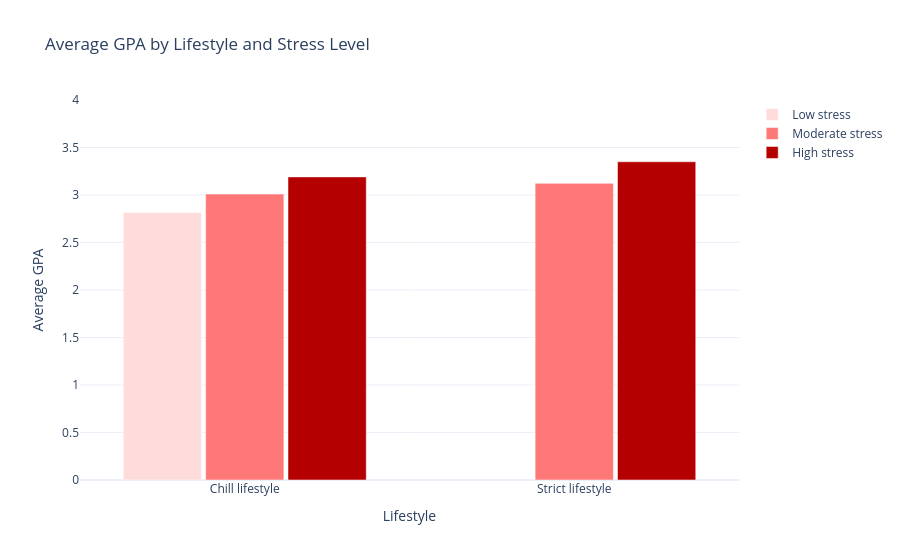

This figure's notebook cell:
### Code cell
import pandas as pd
import numpy as np
import plotly.graph_objects as go

# Create lifestyle variable
df["Lifestyle"] = np.where(
    (df["Study_Hours_Per_Day"] >= 7.5) &
    (df["Social_Hours_Per_Day"] <= 2.5),
    "Strict lifestyle",
    "Chill lifestyle"
)

# Calculate average GPA by lifestyle and stress level
plot_df = (
    df.groupby(["Lifestyle", "Stress_Level"])["GPA"]
      .mean()
      .unstack()
      .reset_index()
)

# Ensure consistent ordering
stress_order = ["Low", "Moderate", "High"]
plot_df = plot_df[["Lifestyle"] + stress_order]

# Create grouped bar chart
fig = go.Figure()

fig.add_trace(go.Bar(
    x=plot_df["Lifestyle"],
    y=plot_df["Low"],
    name="Low stress",
    marker_color="rgb(255,220,220)"  # light red
))

fig.add_trace(go.Bar(
    x=plot_df["Lifestyle"],
    y=plot_df["Moderate"],
    name="Moderate stress",
    marker_color="rgb(255,120,120)"  # medium red
))

fig.add_trace(go.Bar(
    x=plot_df["Lifestyle"],
    y=plot_df["High"],
    name="High stress",
    marker_color="rgb(180,0,0)"      # dark red
))

fig.update_layout(
    title="Average GPA by Lifestyle and Stress Level",
    xaxis_title="Lifestyle",
    yaxis_title="Average GPA",
    yaxis=dict(
        range=[0, 4]
    ),
    barmode="group",
    bargap=0.25,
    bargroupgap=0.05,
    height=500,
    template="plotly_white"
)

fig.show()

### Figure 1 — Plotly figure (JSON) as saved in the notebook; plotly's stock layout.template omitted (floating-point values rounded to 4 significant figures)
{"data": [{"marker": {"color": "rgb(255,220,220)"}, "name": "Low stress", "type": "bar", "x": ["Chill lifestyle", "Strict lifestyle"], "y": [2.817, NaN]}, {"marker": {"color": "rgb(255,120,120)"}, "name": "Moderate stress", "type": "bar", "x": ["Chill lifestyle", "Strict lifestyle"], "y": [3.01, 3.123]}, {"marker": {"color": "rgb(180,0,0)"}, "name": "High stress", "type": "bar", "x": ["Chill lifestyle", "Strict lifestyle"], "y": [3.191, 3.35]}], "layout": {"autosize": true, "bargap": 0.25, "bargroupgap": 0.05, "barmode": "group", "title": {"text": "Average GPA by Lifestyle and Stress Level"}, "xaxis": {"autorange": true, "range": [-0.5, 1.5], "title": {"text": "Lifestyle"}, "type": "category"}, "yaxis": {"range": [0, 4], "title": {"text": "Average GPA"}, "type": "linear"}}}
